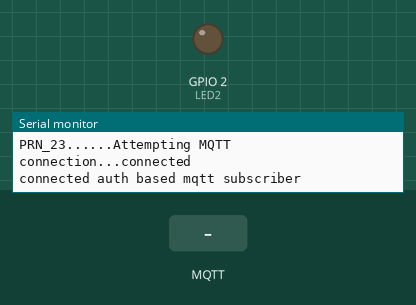
The sketch below on a simulated ESP32. Shown: output pins drawn as LEDs (lit = HIGH), the last lines printed to the serial monitor. Inputs (shaded band) come from the test bench. WiFi joins after 1.5 s; servers stay silent unless stated; random numbers use the default seed unless the sketch sets one; no MQTT or app messages arrive unless stated.

Above: at 3.2 s.
3.3 s: MQTT message "1" arrives on the first subscribed topic
At 3.8 s:
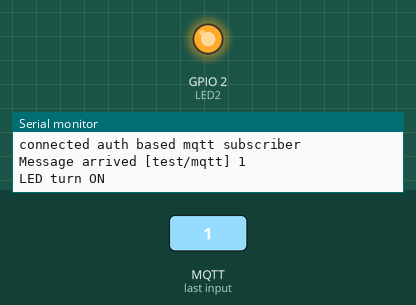
4.8 s: MQTT message "0" arrives on the first subscribed topic
At 6.2 s:
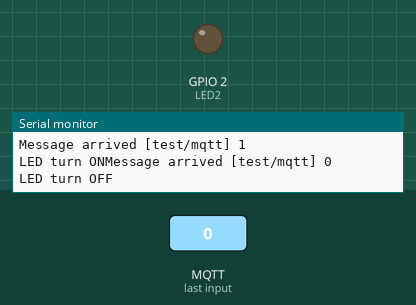
Timing chart, 0 to 7.8 s (numbered marks = the images above; inputs shaded):
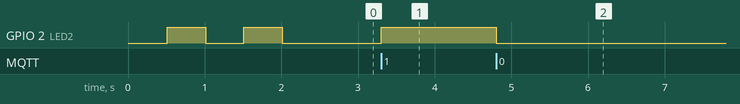

The sketch:

sketch_esp32-mqtt-email-alert.ino
```cpp
#include <WiFi.h>
#include <PubSubClient.h>
#include "ESP32_MailClient.h"
/*
 * mosquitto_pub -t test/mqtt -u shruti -P shruti  -h 192.168.31.62  -p 1883 -l
 * $mosquitto_pub -t <topic> -u <username> -P <password>  -h <ip address>  -p 1883 -l
 *
 * 1
 * 0
 *
 * 1= led will turn ON
 * 0= led will turn off
*/

#define LED2 2

const char* ssid = "ssid";
const char* password = "ssid";
const char* mqtt_server = "192.168.31.62";

//------------email settings
#define emailSenderAccount    "sender@gmail.com"
#define emailSenderPassword   "senderpwd"
#define emailRecipient        "receiver@gmail.com"
#define smtpServer            "smtp.gmail.com"
#define smtpServerPort        465
#define emailSubject          "ESP32 mqtt email Test"

SMTPData smtpData;
void sendCallback(SendStatus info);
//-------------email settings end

WiFiClient espClient;
PubSubClient client(espClient);

void setup_wifi() {

      delay(10);
      Serial.println();
      Serial.print("Connecting to ");
      Serial.println(ssid);

      WiFi.mode(WIFI_STA);
      WiFi.begin(ssid, password);

      while (WiFi.status() != WL_CONNECTED) {
            delay(500);
            digitalWrite(LED2, HIGH);
            delay(500);
            digitalWrite(LED2, LOW);
      }

      randomSeed(micros());

      Serial.println("");
      Serial.println("WiFi connected");
      Serial.println("IP address: ");
      Serial.println(WiFi.localIP());
}

void reconnect() {
      while (!client.connected()) {
          Serial.print("PRN_23......Attempting MQTT connection...");

          String clientId = "ESPClient-";
          String username = "shruti";
          String password = "shruti";
          clientId += String(random(0xffff), HEX);

          if (client.connect(clientId.c_str(), username.c_str(),password.c_str())) {
                Serial.println("connected");
                client.subscribe("test/mqtt");
                Serial.println("connected auth based mqtt subscriber");
                digitalWrite(LED2, HIGH);
          } else {
                Serial.print("failed, rc=");
                Serial.print(client.state());
                Serial.println(" try again in 5 seconds");
                delay(5000);
          }

          digitalWrite(LED2, LOW); //led bliking stop once mqtt connected succefully
      }
}


void sendCallback(SendStatus msg) {
      Serial.println(msg.info());

      if (msg.success()) {
            Serial.println("----------------");
      }
}


void callback(char* topic, byte* payload, unsigned int length) {

      Serial.print("Message arrived [");
      Serial.print(topic);
      Serial.print("] ");

      for (int i = 0; i < length; i++) {
          Serial.print((char)payload[i]);
      }
      Serial.println();


      if ((char)payload[0] == '1') {
          digitalWrite(LED2, HIGH);
          Serial.print("LED turn ON");

          smtpData.setSendCallback(sendCallback);


          if (!MailClient.sendMail(smtpData)){
                 Serial.println("Error sending Email, " + MailClient.smtpErrorReason());
          }

        //  smtpData.empty();//comment out else when u request alert 2nd time it will show error
      }
      else if((char)payload[0] == '0'){
          digitalWrite(LED2, LOW);
          Serial.print("LED turn OFF");
      } else {
          Serial.print("invalide input.... please send 1 or 0...");
      }
}

void setup(){
      Serial.begin(115200);
      Serial.println();

      pinMode(LED2, OUTPUT);
      setup_wifi();

      client.setServer(mqtt_server, 1883);
      client.setCallback(callback);

      Serial.print("Connecting");

      WiFi.begin(ssid, password);
            while (WiFi.status() != WL_CONNECTED) {
            //Serial.print(".");
            delay(500);
            digitalWrite(LED2,HIGH);
            delay(500);
            digitalWrite(LED2,LOW);
      }

      Serial.println();
      Serial.println("WiFi connected.");
      Serial.println();
      Serial.println("Preparing to send email");
      Serial.println();


      smtpData.setLogin(smtpServer, smtpServerPort, emailSenderAccount, emailSenderPassword);
      smtpData.setSender("ESP32", emailSenderAccount);
      smtpData.setPriority("High");
      smtpData.setSubject(emailSubject);

      // Set the message with HTML format
      smtpData.setMessage("<div style=\"color:#2f4468;\"><h1>Pump Motor ON Alert ...!</h1><p>- Sent from ESP32 board</p></div>", true);
      // Set the email message in text format (raw)
      //smtpData.setMessage("Hello World! - Sent from ESP32 board", false);

      smtpData.addRecipient(emailRecipient);

}


void loop() {
      if (!client.connected()) {
          reconnect();
      }
      client.loop();
}
```

Measured:
- after the input at 3.3 s, GPIO 2 (LED2): LOW → HIGH at once
- after the input at 4.8 s, GPIO 2 (LED2): HIGH → LOW at once
